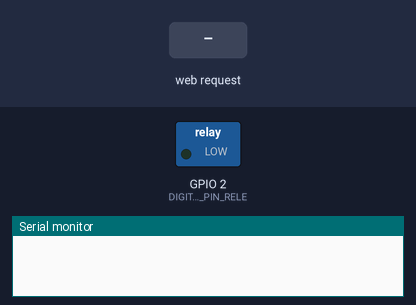
Simulated run of this sketch. Board: ESP8266 (NodeMCU). Parts: switched loads named in the sketch (green lamp = pin HIGH), the last lines printed to the serial monitor. The test bench sets the inputs (shaded band).

Above: at 1.2 s.
1.3 s: HTTP request GET /led/1 received
At 2.0 s:
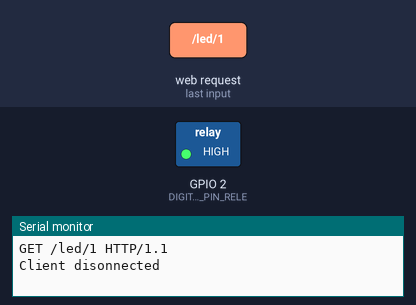
2.8 s: HTTP request GET /led/0 received
At 3.2 s:
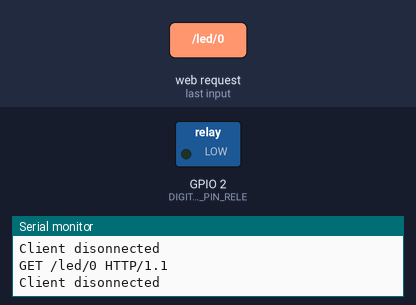
Timing chart, 0 to 5.8 s (numbered marks = the images above; inputs shaded):
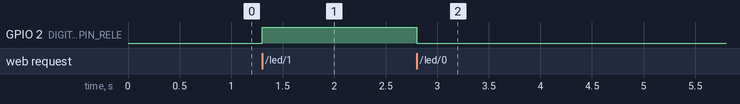

Measured:
- after the input at 1.3 s, GPIO 2 (DIGITAL_PIN_RELE): LOW → HIGH at once
- after the input at 2.8 s, GPIO 2 (DIGITAL_PIN_RELE): HIGH → LOW at once

The sketch:

WifiWebServerAPAntifurto.ino
```cpp
#include <ESP8266WiFi.h>

//////////////////////
// WiFi Definitions //
//////////////////////
const char WiFiAPPSK[] = "sparkfun";

/////////////////////
// Pin Definitions //
/////////////////////
//https://github.com/ekstrand/ESP8266wifi
const int DIGITAL_PIN_RELE = 2; // GPIO2
const int DIGITAL_PIN_SWITCH = 0;//gpio0


//const int LED_PIN = 5; // Thing's onboard, green LED
//const int ANALOG_PIN = A0; // The only analog pin on the Thing
//const int DIGITAL_PIN = 12; // Digital pin to be read

WiFiServer server(80);

void setup()
{
  initHardware();
  setupWiFi();
  server.begin();
}

void loop()
{
  // Check if a client has connected
  WiFiClient client = server.available();
  if (!client) {
    return;
  }

  // Read the first line of the request
  String req = client.readStringUntil('\r');
  Serial.println(req);
  client.flush();

  // Match the request
  int val = -1; // We'll use 'val' to keep track of both the
                // request type (read/set) and value if set.
  if (req.indexOf("/led/0") != -1)
    val = 0; // Will write LED low
  else if (req.indexOf("/led/1") != -1)
    val = 1; // Will write LED high
  else if (req.indexOf("/read") != -1)
    val = -2; // Will print pin reads
  // Otherwise request will be invalid. We'll say as much in HTML

  // Set GPIO2 according to the request
  if (val >= 0)
    digitalWrite(DIGITAL_PIN_RELE, val);

  client.flush();

  // Prepare the response. Start with the common header:
  String s = "HTTP/1.1 200 OK\r\n";
  s += "Content-Type: text/html\r\n\r\n";
  s += "<!DOCTYPE HTML>\r\n<html>\r\n";
  // If we're setting the LED, print out a message saying we did
  if (val >= 0)
  {
    s += "LED is now ";
    s += (val)?"on":"off";
  }
  else if (val == -2)
  { // If we're reading pins, print out those values:
    s += "Digital Pin 0 = ";
    s += String(digitalRead(DIGITAL_PIN_SWITCH));
    s += "<br>"; // Go to the next line.
    s += "Digital Pin 2 = ";
    s += String(val);
  }
  else
  {
    s += "Invalid Request.<br> Try /led/1, /led/0, or /read.";
  }
  s += "</html>\n";

  // Send the response to the client
  client.print(s);
  delay(1);
  Serial.println("Client disonnected");

  // The client will actually be disconnected
  // when the function returns and 'client' object is detroyed
}

void setupWiFi()
{
  WiFi.mode(WIFI_AP);

  // Do a little work to get a unique-ish name. Append the
  // last two bytes of the MAC (HEX'd) to "Thing-":
  uint8_t mac[WL_MAC_ADDR_LENGTH];
  WiFi.softAPmacAddress(mac);
  String macID = String(mac[WL_MAC_ADDR_LENGTH - 2], HEX) +
                 String(mac[WL_MAC_ADDR_LENGTH - 1], HEX);
  macID.toUpperCase();
  String AP_NameString = "ESP8266 Thing " + macID;

  char AP_NameChar[AP_NameString.length() + 1];
  memset(AP_NameChar, 0, AP_NameString.length() + 1);

  for (int i=0; i<AP_NameString.length(); i++)
    AP_NameChar[i] = AP_NameString.charAt(i);

  WiFi.softAP(AP_NameChar, WiFiAPPSK);
}

void initHardware()
{
  Serial.begin(115200);
  pinMode(DIGITAL_PIN_SWITCH, INPUT_PULLUP);
  pinMode(DIGITAL_PIN_RELE, OUTPUT);
  digitalWrite(DIGITAL_PIN_RELE, LOW);
  // Don't need to set ANALOG_PIN as input,
  // that's all it can be.
}
```
